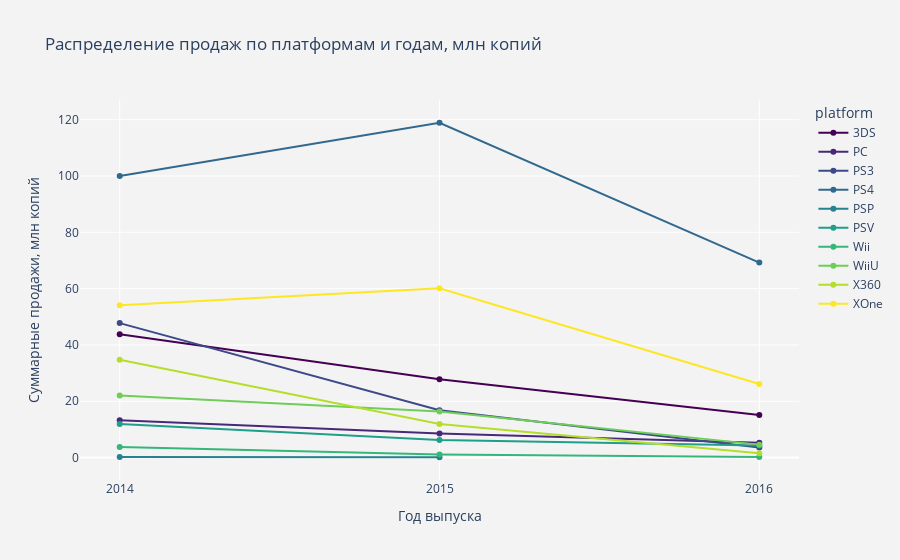

Notebook cell for this chart:
### Code cell
# Рассмотрим, как менялись продажи по платформам c 2014 года
fig = px.line(games_years_platform, 
              title='Распределение продаж по платформам и годам, млн копий',
              markers=True,
              color_discrete_sequence=px.colors.sequential.Viridis
             )

fig.update_layout(xaxis_title='Год выпуска',
                  yaxis_title='Суммарные продажи, млн копий',
                  paper_bgcolor='rgb(243, 243, 243)',
                  plot_bgcolor='rgb(243, 243, 243)',
                  xaxis = dict(dtick=1)
                 )

fig.show()

### Figure 1 — Plotly figure (JSON) as saved in the notebook; plotly's stock layout.template omitted (floating-point values rounded to 4 significant figures)
{"data": [{"hovertemplate": "platform=3DS<br>year_of_release=%{x}<br>value=%{y}<extra></extra>", "legendgroup": "3DS", "line": {"color": "#440154", "dash": "solid"}, "marker": {"symbol": "circle"}, "mode": "lines+markers", "name": "3DS", "orientation": "v", "showlegend": true, "type": "scatter", "x": [2014, 2015, 2016], "xaxis": "x", "y": [43.76, 27.78, 15.14], "yaxis": "y"}, {"hovertemplate": "platform=PC<br>year_of_release=%{x}<br>value=%{y}<extra></extra>", "legendgroup": "PC", "line": {"color": "#482878", "dash": "solid"}, "marker": {"symbol": "circle"}, "mode": "lines+markers", "name": "PC", "orientation": "v", "showlegend": true, "type": "scatter", "x": [2014, 2015, 2016], "xaxis": "x", "y": [13.28, 8.52, 5.25], "yaxis": "y"}, {"hovertemplate": "platform=PS3<br>year_of_release=%{x}<br>value=%{y}<extra></extra>", "legendgroup": "PS3", "line": {"color": "#3e4989", "dash": "solid"}, "marker": {"symbol": "circle"}, "mode": "lines+markers", "name": "PS3", "orientation": "v", "showlegend": true, "type": "scatter", "x": [2014, 2015, 2016], "xaxis": "x", "y": [47.76, 16.82, 3.6], "yaxis": "y"}, {"hovertemplate": "platform=PS4<br>year_of_release=%{x}<br>value=%{y}<extra></extra>", "legendgroup": "PS4", "line": {"color": "#31688e", "dash": "solid"}, "marker": {"symbol": "circle"}, "mode": "lines+markers", "name": "PS4", "orientation": "v", "showlegend": true, "type": "scatter", "x": [2014, 2015, 2016], "xaxis": "x", "y": [100, 118.9, 69.25], "yaxis": "y"}, {"hovertemplate": "platform=PSP<br>year_of_release=%{x}<br>value=%{y}<extra></extra>", "legendgroup": "PSP", "line": {"color": "#26828e", "dash": "solid"}, "marker": {"symbol": "circle"}, "mode": "lines+markers", "name": "PSP", "orientation": "v", "showlegend": true, "type": "scatter", "x": [2014, 2015, 2016], "xaxis": "x", "y": [0.24, 0.12, null], "yaxis": "y"}, {"hovertemplate": "platform=PSV<br>year_of_release=%{x}<br>value=%{y}<extra></extra>", "legendgroup": "PSV", "line": {"color": "#1f9e89", "dash": "solid"}, "marker": {"symbol": "circle"}, "mode": "lines+markers", "name": "PSV", "orientation": "v", "showlegend": true, "type": "scatter", "x": [2014, 2015, 2016], "xaxis": "x", "y": [11.9, 6.25, 4.25], "yaxis": "y"}, {"hovertemplate": "platform=Wii<br>year_of_release=%{x}<br>value=%{y}<extra></extra>", "legendgroup": "Wii", "line": {"color": "#35b779", "dash": "solid"}, "marker": {"symbol": "circle"}, "mode": "lines+markers", "name": "Wii", "orientation": "v", "showlegend": true, "type": "scatter", "x": [2014, 2015, 2016], "xaxis": "x", "y": [3.75, 1.14, 0.18], "yaxis": "y"}, {"hovertemplate": "platform=WiiU<br>year_of_release=%{x}<br>value=%{y}<extra></extra>", "legendgroup": "WiiU", "line": {"color": "#6ece58", "dash": "solid"}, "marker": {"symbol": "circle"}, "mode": "lines+markers", "name": "WiiU", "orientation": "v", "showlegend": true, "type": "scatter", "x": [2014, 2015, 2016], "xaxis": "x", "y": [22.03, 16.35, 4.6], "yaxis": "y"}, {"hovertemplate": "platform=X360<br>year_of_release=%{x}<br>value=%{y}<extra></extra>", "legendgroup": "X360", "line": {"color": "#b5de2b", "dash": "solid"}, "marker": {"symbol": "circle"}, "mode": "lines+markers", "name": "X360", "orientation": "v", "showlegend": true, "type": "scatter", "x": [2014, 2015, 2016], "xaxis": "x", "y": [34.74, 11.96, 1.52], "yaxis": "y"}, {"hovertemplate": "platform=XOne<br>year_of_release=%{x}<br>value=%{y}<extra></extra>", "legendgroup": "XOne", "line": {"color": "#fde725", "dash": "solid"}, "marker": {"symbol": "circle"}, "mode": "lines+markers", "name": "XOne", "orientation": "v", "showlegend": true, "type": "scatter", "x": [2014, 2015, 2016], "xaxis": "x", "y": [54.07, 60.14, 26.15], "yaxis": "y"}], "layout": {"legend": {"title": {"text": "platform"}, "tracegroupgap": 0}, "paper_bgcolor": "rgb(243, 243, 243)", "plot_bgcolor": "rgb(243, 243, 243)", "title": {"text": "Распределение продаж по платформам и годам, млн копий"}, "xaxis": {"anchor": "y", "domain": [0, 1], "dtick": 1, "title": {"text": "Год выпуска"}}, "yaxis": {"anchor": "x", "domain": [0, 1], "title": {"text": "Суммарные продажи, млн копий"}}}}
